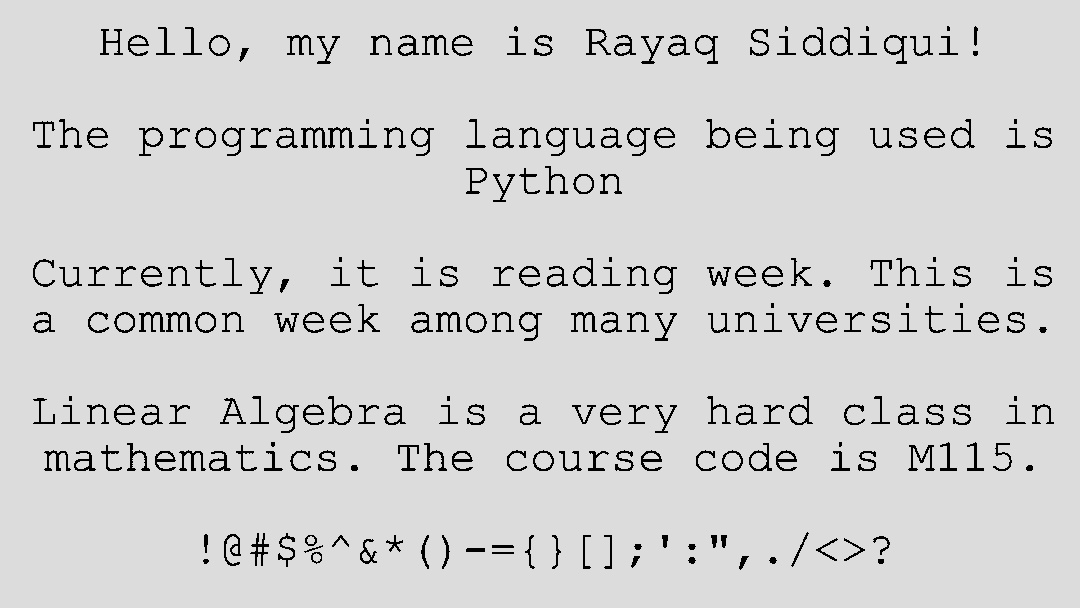
#> input picture *FINAL* TestingImageRecognition/scripts/test_folder/image4.jpeg, 1080 x 608 px
$ python thresholdMaskk.py
#> lines starting #> are read from the running program, lines starting #| are printed output that depends on the picture; after the words box and inside, x2 and y2 are one past the last pixel; in counts of white or black regions, pixels touching at a corner belong together
import cv2
import pytesseract
import numpy as np

pytesseract.pytesseract.tesseract_cmd = r'/usr/local/Cellar/tesseract/4.1.1/bin/tesseract'

# Load image, grayscale, Otsu's threshold
image = cv2.imread('test_folder/image4.jpeg')
#> image is the input picture: shape (608, 1080, 3); min 0, max 228, mean 209.5
gray = cv2.cvtColor(image, cv2.COLOR_BGR2GRAY)
thresh = cv2.threshold(gray, 0, 255, cv2.THRESH_BINARY_INV + cv2.THRESH_OTSU)[1]
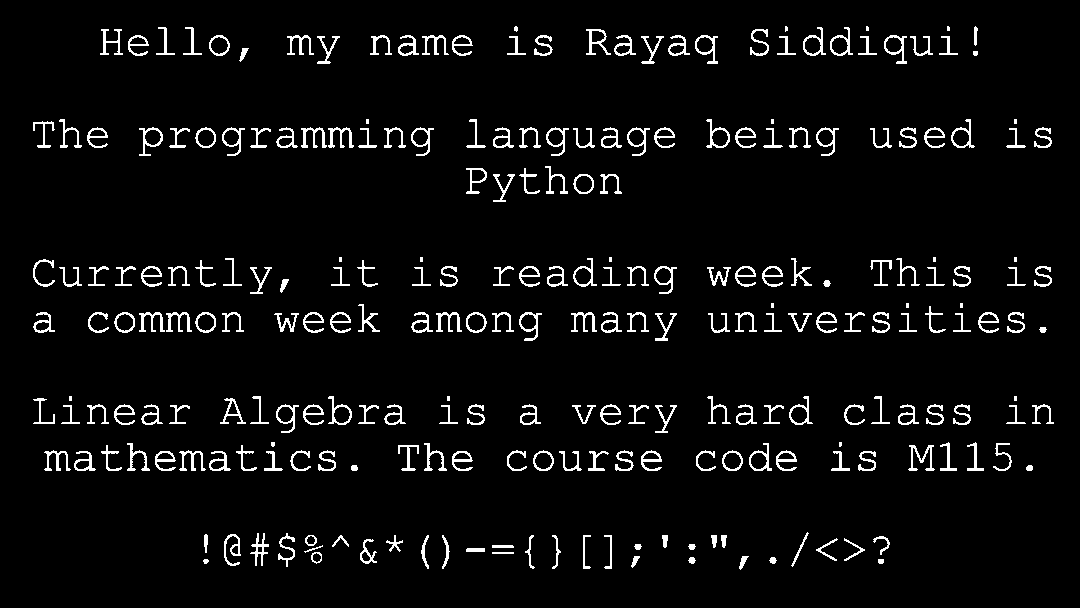
#> thresh: shape (608, 1080); 4.8% white in thin lines or dots, all inside (x1, y1, x2, y2) = (33, 26, 1054, 570)

# Morph open to remove noise
kernel = cv2.getStructuringElement(cv2.MORPH_RECT, (2,2))
opening = cv2.morphologyEx(thresh, cv2.MORPH_OPEN, kernel, iterations=1)
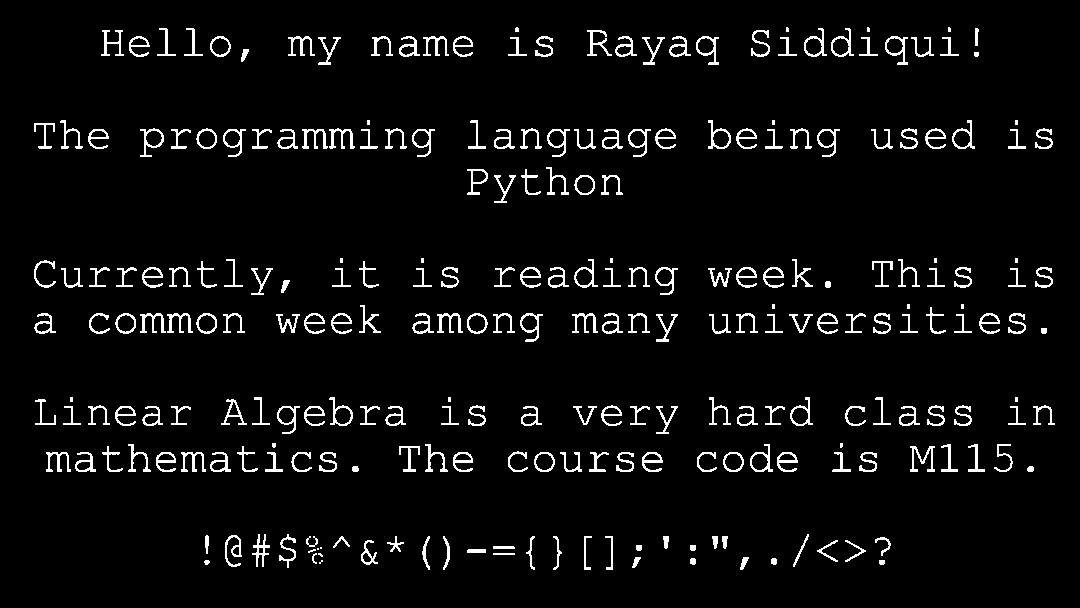
#> opening: shape (608, 1080); 4.8% white in thin lines or dots, all inside (x1, y1, x2, y2) = (34, 27, 1055, 570)

# Find contours and remove small noise
cnts = cv2.findContours(opening, cv2.RETR_EXTERNAL, cv2.CHAIN_APPROX_SIMPLE)
#> cnts = 254 contours, 29 with area under 20; largest, box (x1, y1, x2, y2) and area: (708, 120, 731, 149) 340, (804, 28, 827, 57) 339, (831, 28, 854, 57) 338, (329, 397, 353, 426) 336, (952, 120, 975, 149) 336
cnts = cnts[0] if len(cnts) == 2 else cnts[1]
for c in cnts:
    area = cv2.contourArea(c)
    if area < 50:
        cv2.drawContours(opening, [c], -1, 0, -1)
#> this loop made 254 passes
#> area on passes 4 to 6: 27, 27, 46.5
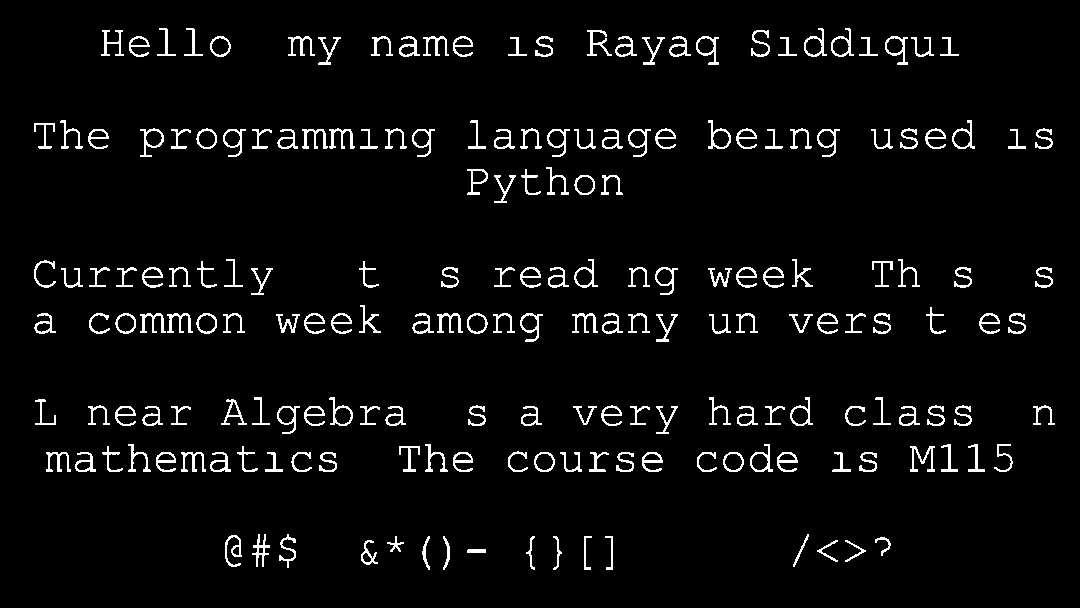
#> opening: shape (608, 1080); 4.4% white in thin lines or dots, all inside (x1, y1, x2, y2) = (34, 28, 1055, 570)

# Invert and apply slight Gaussian blur
result = 255 - opening
result = cv2.GaussianBlur(result, (3,3), 0)
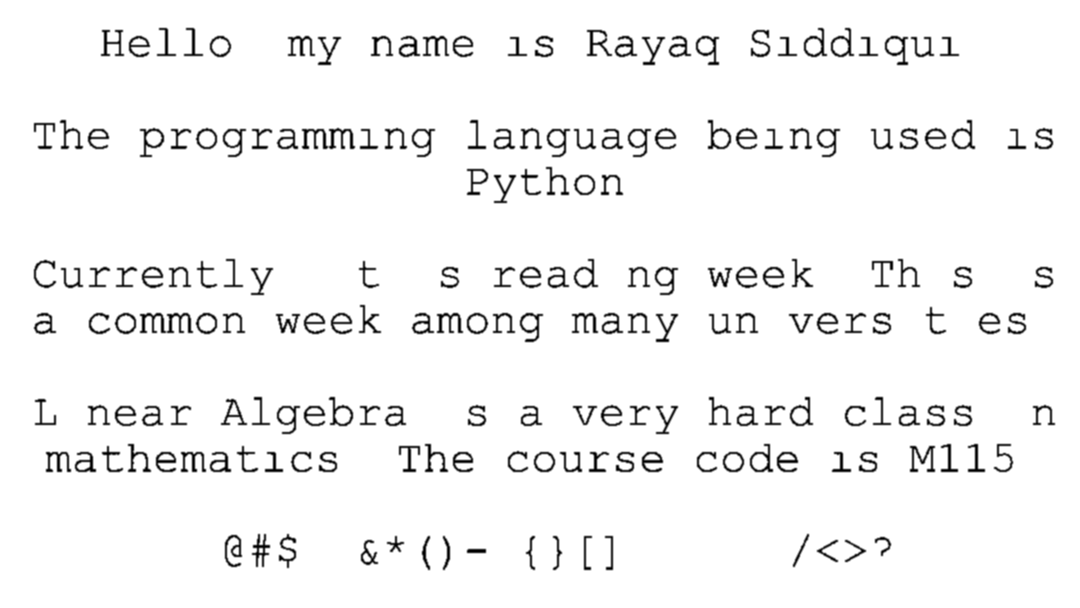
#> result: shape (608, 1080); min 0, max 255, mean 243.8

# Perform OCR
#> (the run stopped early here; a loop or call above may not have finished)

$ run again, with *FINAL* TestingImageRecognition/scripts/test_folder/image11.jpeg copied over *FINAL* TestingImageRecognition/scripts/test_folder/image4.jpeg
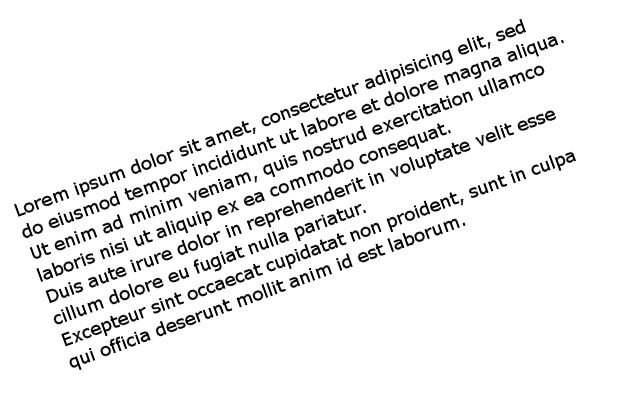
#> input picture *FINAL* TestingImageRecognition/scripts/test_folder/image11.jpeg, 640 x 400 px
#> image is the input picture: shape (400, 640, 3); min 0, max 255, mean 237.7
#> thresh: shape (400, 640); 7.3% white in thin lines or dots, all inside (x1, y1, x2, y2) = (14, 19, 576, 370)
#> cnts = 418 contours, 165 with area under 20; largest, box (x1, y1, x2, y2) and area: (324, 160, 344, 178) 143, (161, 175, 181, 192) 142, (317, 117, 339, 132) 138, (398, 137, 420, 151) 126, (47, 290, 60, 304) 109
#> the loop `for c in cnts:` made 418 passes
#> area on passes 1, 2, 5: 70.5, 27, 69
#> after the loop `for c in cnts:`:
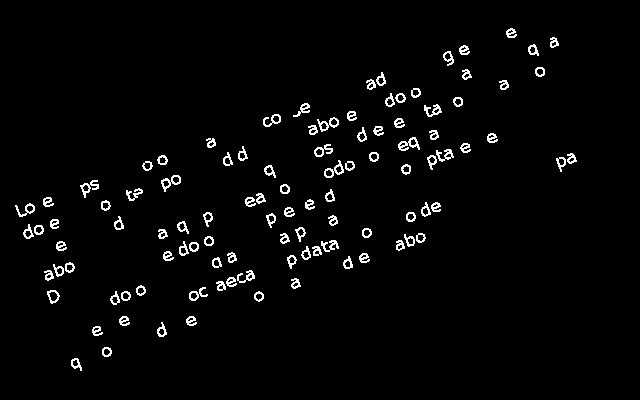
#> opening: shape (400, 640); 2.8% white in thin lines or dots, all inside (x1, y1, x2, y2) = (15, 28, 577, 371)
#> `result = cv2.GaussianBlur(result, (3,3), 0)`:
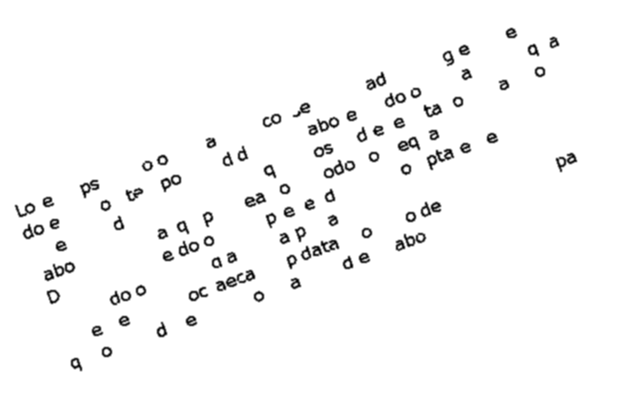
#> result: shape (400, 640); min 0, max 255, mean 247.9
